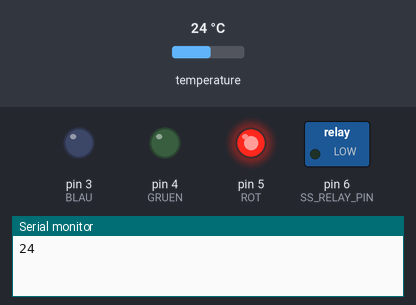
Simulated run of this sketch. Board: Arduino Uno, built with avr-gcc and run on an emulated ATmega328P. Parts: switched loads named in the sketch (green lamp = pin HIGH), output pins drawn as LEDs (lit = HIGH), the last lines printed to the serial monitor. The inputs (shaded band) are chosen by the test bench; at power-on: temperature 24 °C.

Above: at 6.2 s.
6.3 s: temperature set to 23.2 °C
At 7.6 s:
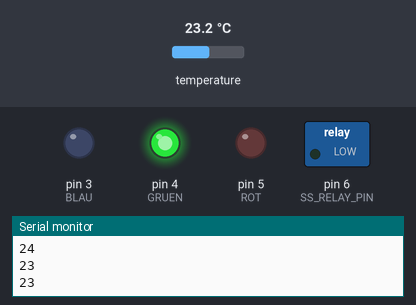
8.0 s: temperature set to 21.6 °C
At 8.6 s:
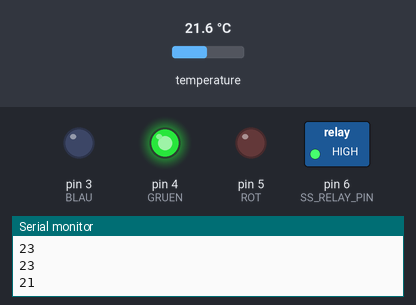
9.5 s: temperature set to 20.6 °C
At 10.7 s:
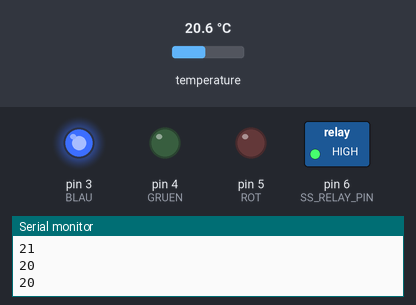
11.0 s: temperature set to 28 °C
At 11.8 s:
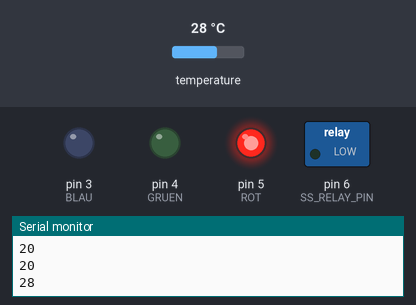
12.6 s: temperature set to 12 °C
At 14.0 s:
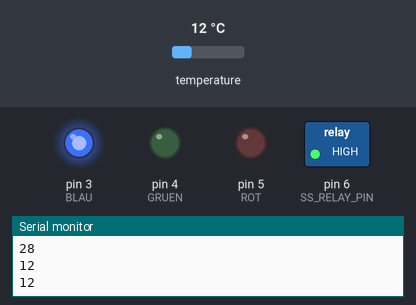
Timing chart, 0 to 15.1 s (numbered marks = the images above; inputs shaded):
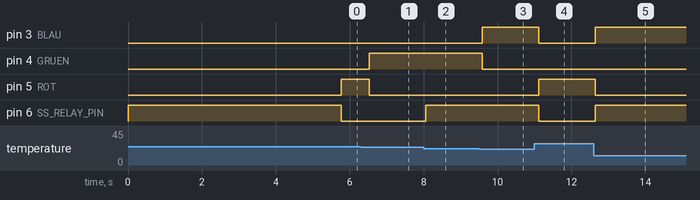

Measured:
- the behaviour switches between 24 and 23.9 °C on temperature (found by bisection; images 0 and 1)
- the behaviour switches between 22 and 21.9 °C on temperature (found by bisection; images 1 and 2)
- the behaviour switches between 21 and 20.9 °C on temperature (found by bisection; images 2 and 3)
- after the input at 6.3 s, pin 4 (GRUEN): LOW → HIGH after 0.23 s; pin 5 (ROT): HIGH → LOW after 0.23 s
- after the input at 8.0 s, pin 6 (SS_RELAY_PIN): LOW → HIGH after 0.06 s
- after the input at 9.5 s, pin 3 (BLAU): LOW → HIGH after 0.09 s; pin 4 (GRUEN): HIGH → LOW after 0.09 s
- after the input at 11.0 s, pin 3 (BLAU): HIGH → LOW after 0.12 s; pin 5 (ROT): LOW → HIGH after 0.12 s; pin 6 (SS_RELAY_PIN): HIGH → LOW after 0.11 s
- after the input at 12.6 s, pin 3 (BLAU), pin 6 (SS_RELAY_PIN): LOW → HIGH at once; pin 5 (ROT): HIGH → LOW at once

The sketch:

Aquarium_2-Punkt.ino
```cpp
#define SS_RELAY_PIN 6
#define BLAU  3
#define GRUEN 4
#define ROT   5

#include <OneWire.h>
#include <DallasTemperature.h>
#include <stdlib.h>
#define ONE_WIRE_BUS 2      // Data wire is plugged into pin 2 on the Arduino
int Setpoint = 22;
int Temperatur = 0;

// Setup a oneWire instance to communicate with any OneWire devices
// (not just Maxim/Dallas temperature ICs)
OneWire oneWire(ONE_WIRE_BUS);
// Pass our oneWire reference to Dallas Temperature.
DallasTemperature sensors(&oneWire);

void setup()
{
  //initialize the variables we're linked to

  pinMode(BLAU, OUTPUT);
  pinMode(GRUEN, OUTPUT);
  pinMode(ROT, OUTPUT);
  pinMode(SS_RELAY_PIN, OUTPUT);
  digitalWrite(SS_RELAY_PIN, HIGH);
  delay(5000);
  Serial.begin(9600);
}

void loop()
{
  Zweipunktregler();
  LED_Anzeige();

}

void Zweipunktregler() {
  sensors.requestTemperatures(); // Send the command to get temperatures
  Temperatur = (int)sensors.getTempCByIndex(0); //Temperatur wird weiter verwendet
  if (Temperatur == -127){
    digitalWrite(SS_RELAY_PIN, HIGH);
    delay(2000);
    digitalWrite(SS_RELAY_PIN, LOW);
    delay(2000);
  }
  else if (Temperatur <= Setpoint - 1) {
    digitalWrite(SS_RELAY_PIN, HIGH);
  }
  else if (Temperatur >= Setpoint + 1) {
    digitalWrite(SS_RELAY_PIN, LOW);
  }

  Serial.println(Temperatur);
  //Serial.println(digitalRead(SS_RELAY_PIN));
}

void LED_Anzeige() {
  if (Temperatur < Setpoint - 1) {
    digitalWrite(BLAU, HIGH);
    digitalWrite(ROT, LOW);
    digitalWrite(GRUEN, LOW);
  }
  else if (Temperatur > Setpoint + 1) {
    digitalWrite(ROT, HIGH);
    digitalWrite(BLAU, LOW);
    digitalWrite(GRUEN, LOW);
  }
  else {
    digitalWrite(GRUEN, HIGH);
    digitalWrite(ROT, LOW);
    digitalWrite(BLAU, LOW);
  }

}
```
